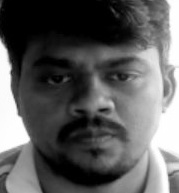
#> input picture test_images_gray_cropped_t1/111_cp.jpg, 179 x 193 px; its folder holds only this picture in this run
$ python equalization.py
#> lines starting #> are read from the running program, lines starting #| are printed output that depends on the picture
import os
import cv2
import matplotlib.pyplot as plt
import numpy as np

dir = 'test_images_gray_cropped_t1'
test_dir = os.listdir(dir)

for filename in test_dir[:30]:
    image_path = os.path.join(dir, filename)  # Get the full path to the image
    img = cv2.imread(image_path)
#> img is the input picture: shape (193, 179, 3); min 0, max 255, mean 93.2

    if img is not None:  # Check if the image is successfully loaded
        # Convert image to grayscale
        gray_img = cv2.cvtColor(img, cv2.COLOR_BGR2GRAY)
        gray_img=gray_img/255.0
        gamma=0.7
        gamma_img=np.power(gray_img,gamma)
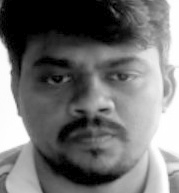
#> gamma_img: shape (193, 179) float64; min 0, max 1, mean 0.443

        # Adjust pixel values in the darker regions

        #adjusted_img = np.where(gray_img < 30, gray_img + 175, gray_img)
        #print(adjusted_img)
        plt.figure(figsize=(12, 4))
        plt.subplot(1, 2, 1)
        plt.imshow(gray_img, cmap='gray')
        plt.title('Original Image')
        plt.axis('off')

        plt.subplot(1, 2, 2)
        plt.imshow(gamma_img, cmap='gray')
        plt.title('Adjusted Image')
        plt.axis('off')
        plt.show()
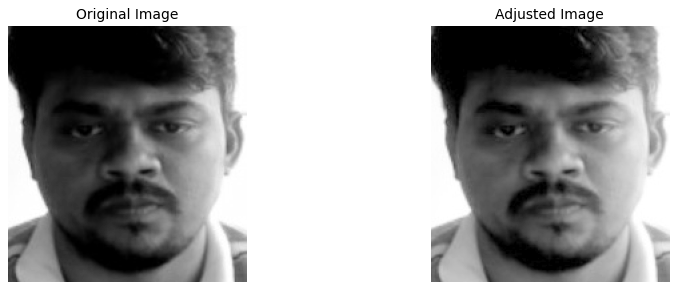
#> figure drawn by matplotlib, 2 panels

    else:
        print(f"Failed to load image: {image_path}")

$ run again, on test_images_gray_cropped_t1/M3.jpg
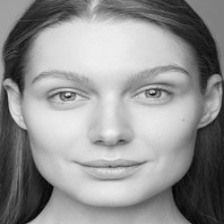
#> input picture test_images_gray_cropped_t1/M3.jpg, 224 x 224 px
#> img is the input picture: shape (224, 224, 3); min 2, max 241, mean 145.7
#> `gamma_img=np.power(gray_img,gamma)`:
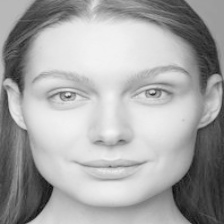
#> gamma_img: shape (224, 224) float64; min 0.0336, max 0.961, mean 0.656
#> `plt.show()`:
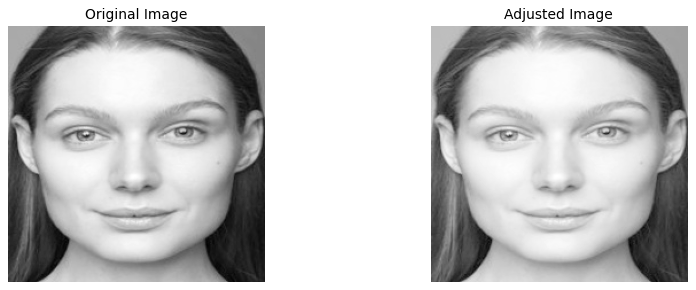
#> figure drawn by matplotlib, 2 panels

$ run again, on test_images_gray_cropped_t1/M4.jpg
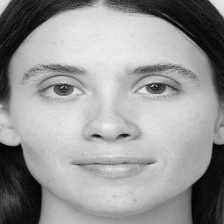
#> input picture test_images_gray_cropped_t1/M4.jpg, 224 x 224 px
#> img is the input picture: shape (224, 224, 3); min 0, max 242, mean 151.9
#> `gamma_img=np.power(gray_img,gamma)`:
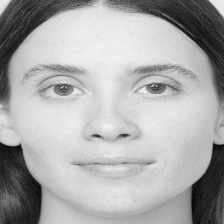
#> gamma_img: shape (224, 224) float64; min 0, max 0.964, mean 0.671
#> `plt.show()`:
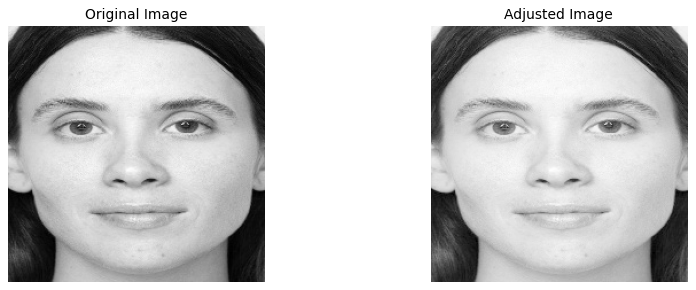
#> figure drawn by matplotlib, 2 panels

$ run again, on test_images_gray_cropped_t1/2.jpg
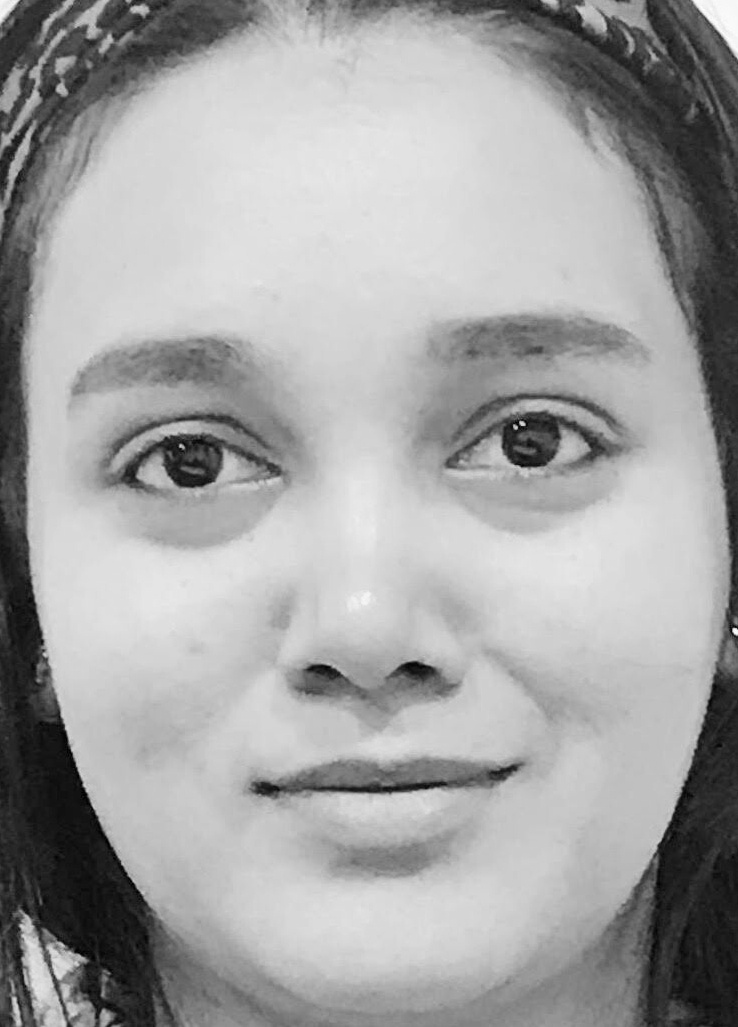
#> input picture test_images_gray_cropped_t1/2.jpg, 738 x 1027 px
#> img is the input picture: shape (1027, 738, 3); min 0, max 255, mean 162.3
#> `gamma_img=np.power(gray_img,gamma)`:
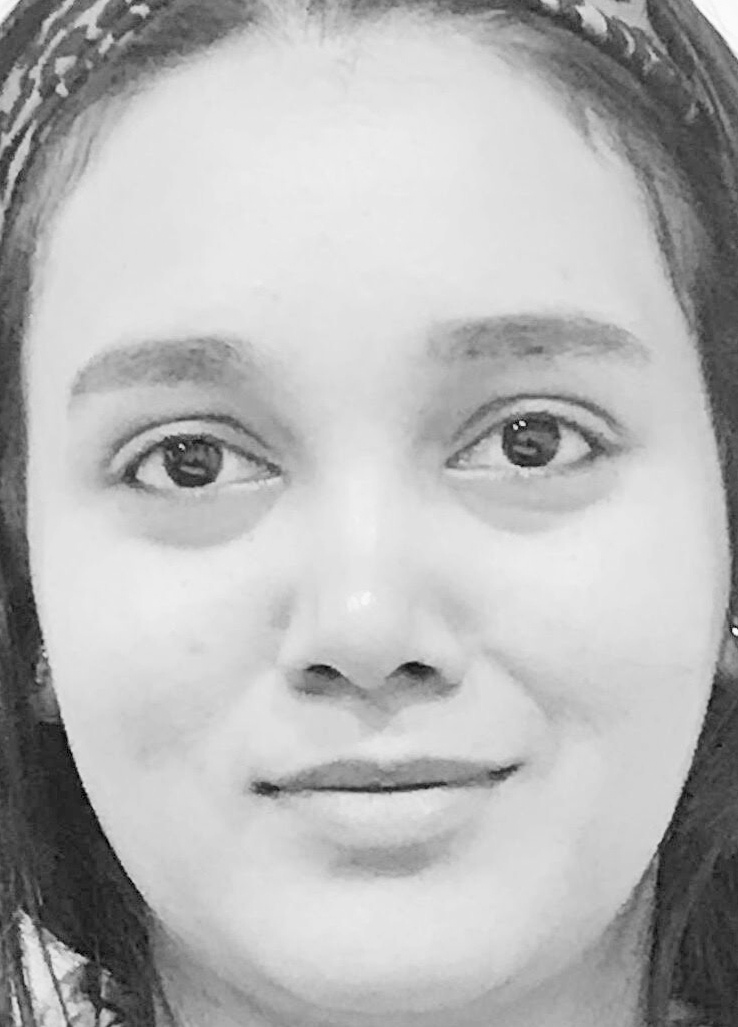
#> gamma_img: shape (1027, 738) float64; min 0, max 1, mean 0.713
#> `plt.show()`:
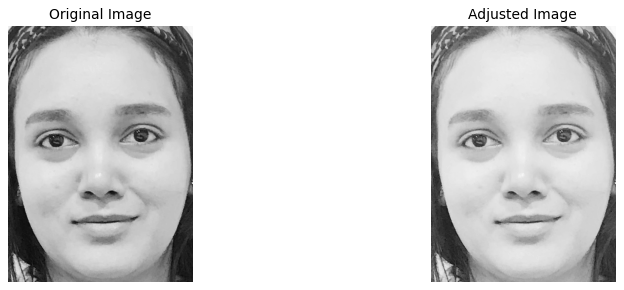
#> figure drawn by matplotlib, 2 panels
